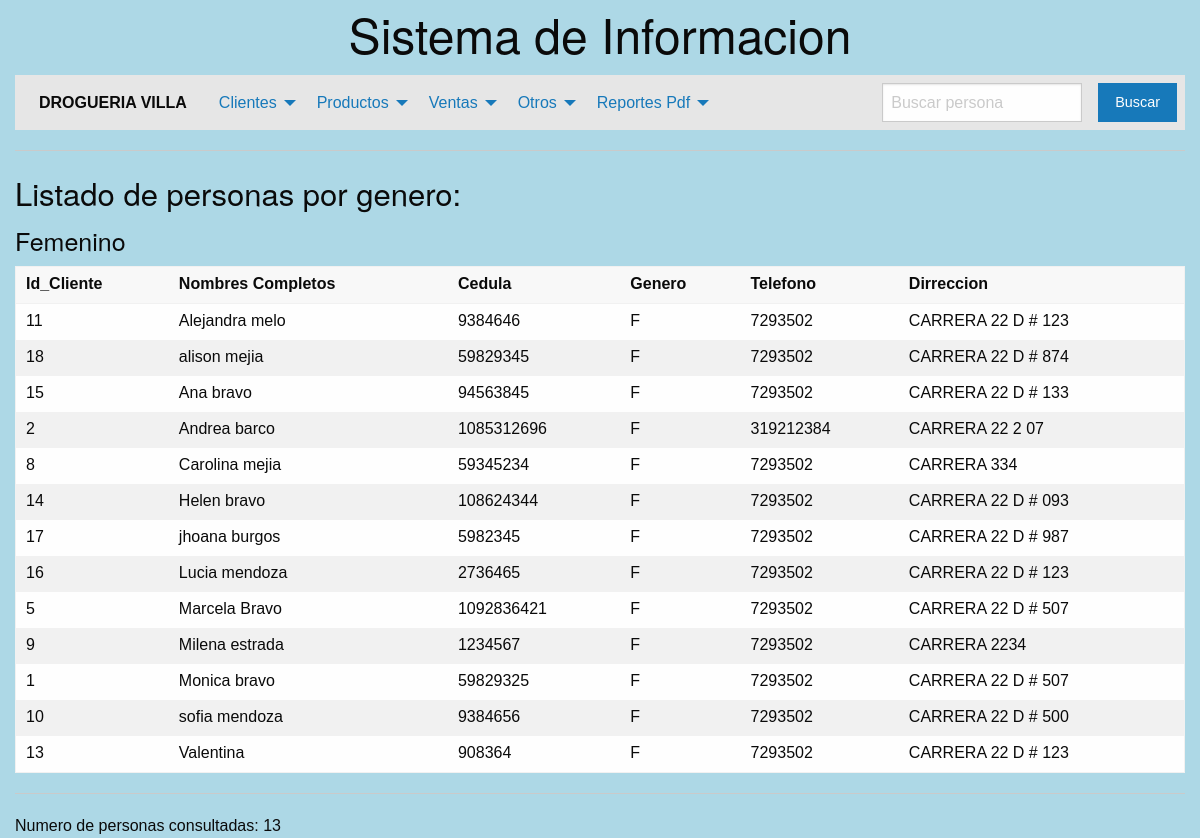
The page /consultar2.php?lstgen=F on the database its author committed.
### tables this page shows
CREATE TABLE `cliente` (
  `id_usuario` int(10) NOT NULL,
  `nombre` varchar(150) NOT NULL,
  `cedula` int(10) NOT NULL,
  `genero` varchar(1) NOT NULL,
  `telefono` int(15) NOT NULL,
  `direccion` varchar(20) NOT NULL
);

### consultar2.php (the view, shortened to what this page needs)
<head>
  <link rel="stylesheet" href="css/foundation.css">
  <link rel="stylesheet" href="css/app.css">
</head>
<body>
  <div class="grid-container">
        <?php include('dibuja_menu.php'); ?>
        <h3>Listado de personas por genero:</h3>
        <?php
            $gen = $_GET["lstgen"];
            if ($gen == "M") echo "<h4>Masculino</h4>";
            else echo "<h4>Femenino</h4>";
        ?>
        <table>
            <thead>
                <th>Id_Cliente </th>
                <th>Nombres Completos </th>
                <th>Cedula </th>
                <th>Genero</th>
                <th>Telefono</th>
                <th>Dirreccion</th>
            </thead>
            <tbody>
                <?php
                    $bd  = conectar();
                    $sql = "select * from cliente  where genero='$gen' order by nombre";
                    $res = mysqli_query($bd,$sql);
                    $i=0;
                    while ($arr = mysqli_fetch_array($res)){
                        echo "<tr>";
                        echo "<td>" . $arr[0] . "</td>";
                        echo "<td>" . $arr[1] . "</td>";
                        echo "<td>" . $arr[2] . "</td>";
                        echo "<td>" . $arr[3] . "</td>";
                        echo "<td>" . $arr[4] . "</td>";
                        echo "<td>" . $arr[5] . "</td>";
                        echo "</tr>";
                        $i++;
                    }
                ?>
            </tbody>
        </table>
        <hr>
        <?php  echo "Numero de personas consultadas: $i" ?>
    </div>
</body>
</html>

### css/app.css (style rules this page uses)
body { background: #add8e6 ; }
body { font-family: Arial, sans-serif; }

### rows shown on the page
cliente: id_usuario "11", nombre "Alejandra melo", cedula "9384646", genero "F", telefono "7293502", direccion "CARRERA 22 D # 123"
cliente: id_usuario "18", nombre "alison mejia", cedula "59829345", genero "F", telefono "7293502", direccion "CARRERA 22 D # 874"
cliente: id_usuario "15", nombre "Ana bravo", cedula "94563845", genero "F", telefono "7293502", direccion "CARRERA 22 D # 133"
cliente: id_usuario "2", nombre "Andrea barco", cedula "1085312696", genero "F", telefono "319212384", direccion "CARRERA 22 2 07"
cliente: id_usuario "8", nombre "Carolina mejia", cedula "59345234", genero "F", telefono "7293502", direccion "CARRERA 334"
cliente: id_usuario "14", nombre "Helen bravo", cedula "108624344", genero "F", telefono "7293502", direccion "CARRERA 22 D # 093"
cliente: id_usuario "17", nombre "jhoana burgos", cedula "5982345", genero "F", telefono "7293502", direccion "CARRERA 22 D # 987"
cliente: id_usuario "16", nombre "Lucia mendoza", cedula "2736465", genero "F", telefono "7293502", direccion "CARRERA 22 D # 123"
cliente: id_usuario "5", nombre "Marcela Bravo", cedula "1092836421", genero "F", telefono "7293502", direccion "CARRERA 22 D # 507"
cliente: id_usuario "9", nombre "Milena estrada", cedula "1234567", genero "F", telefono "7293502", direccion "CARRERA 2234"
cliente: id_usuario "1", nombre "Monica bravo", cedula "59829325", genero "F", telefono "7293502", direccion "CARRERA 22 D # 507"
cliente: id_usuario "10", nombre "sofia mendoza", cedula "9384656", genero "F", telefono "7293502", direccion "CARRERA 22 D # 500"
cliente: id_usuario "13", nombre "Valentina", cedula "908364", genero "F", telefono "7293502", direccion "CARRERA 22 D # 123"

### other values the page prints
$i "13"
